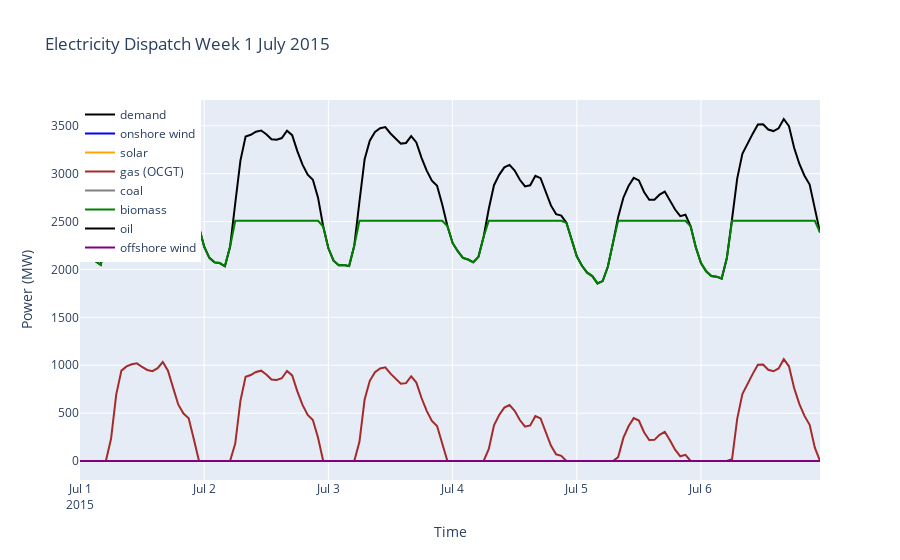

Write notebook code for a chart like this one.
### Code cell
import plotly.graph_objects as go

fig = go.Figure()

# Define the start and end of the first week of July
start_date = '2015-07-01'
end_date = '2015-07-07'

# Filter the snapshots for the first week of July
snapshots_july = network_CO2.snapshots[(network_CO2.snapshots >= start_date) & (network_CO2.snapshots < end_date)]

fig.add_trace(go.Scatter(x=snapshots_july, y=network_CO2.loads_t.p['load'][snapshots_july], mode='lines', name='demand', line=dict(color='black')))
fig.add_trace(go.Scatter(x=snapshots_july, y=network_CO2.generators_t.p['onshorewind'][snapshots_july], mode='lines', name='onshore wind', line=dict(color='blue')))
fig.add_trace(go.Scatter(x=snapshots_july, y=network_CO2.generators_t.p['solar'][snapshots_july], mode='lines', name='solar', line=dict(color='orange')))
fig.add_trace(go.Scatter(x=snapshots_july, y=network_CO2.generators_t.p['OCGT'][snapshots_july], mode='lines', name='gas (OCGT)', line=dict(color='brown')))
fig.add_trace(go.Scatter(x=snapshots_july, y=network_CO2.generators_t.p['Coal'][snapshots_july], mode='lines', name='coal', line=dict(color='grey')))
fig.add_trace(go.Scatter(x=snapshots_july, y=network_CO2.generators_t.p['Biomass'][snapshots_july], mode='lines', name='biomass', line=dict(color='green')))
fig.add_trace(go.Scatter(x=snapshots_july, y=network_CO2.generators_t.p['Oil'][snapshots_july], mode='lines', name='oil', line=dict(color='black')))
fig.add_trace(go.Scatter(x=snapshots_july, y=network_CO2.generators_t.p['offshorewind'][snapshots_july], mode='lines', name='offshore wind', line=dict(color='purple')))

fig.update_layout(title='Electricity Dispatch Week 1 July 2015',
                  xaxis_title='Time',
                  yaxis_title='Power (MW)',
                  legend=dict(x=0, y=1, traceorder='normal'))

fig.show()

### Figure 1 — Plotly figure (JSON) as saved in the notebook; plotly's stock layout.template omitted (floating-point values rounded to 4 significant figures; data arrays with more than 128 entries replaced by an {"elided": "..."} marker saying what was removed)
{"data": [{"line": {"color": "black"}, "mode": "lines", "name": "demand", "type": "scatter", "x": {"elided": "144 str values"}, "y": {"elided": "144 float values"}}, {"line": {"color": "blue"}, "mode": "lines", "name": "onshore wind", "type": "scatter", "x": {"elided": "144 str values"}, "y": {"elided": "144 float values"}}, {"line": {"color": "orange"}, "mode": "lines", "name": "solar", "type": "scatter", "x": {"elided": "144 str values"}, "y": {"elided": "144 float values"}}, {"line": {"color": "brown"}, "mode": "lines", "name": "gas (OCGT)", "type": "scatter", "x": {"elided": "144 str values"}, "y": {"elided": "144 float values"}}, {"line": {"color": "grey"}, "mode": "lines", "name": "coal", "type": "scatter", "x": {"elided": "144 str values"}, "y": {"elided": "144 float values"}}, {"line": {"color": "green"}, "mode": "lines", "name": "biomass", "type": "scatter", "x": {"elided": "144 str values"}, "y": {"elided": "144 float values"}}, {"line": {"color": "black"}, "mode": "lines", "name": "oil", "type": "scatter", "x": {"elided": "144 str values"}, "y": {"elided": "144 float values"}}, {"line": {"color": "purple"}, "mode": "lines", "name": "offshore wind", "type": "scatter", "x": {"elided": "144 str values"}, "y": {"elided": "144 float values"}}], "layout": {"legend": {"traceorder": "normal", "x": 0, "y": 1}, "title": {"text": "Electricity Dispatch Week 1 July 2015"}, "xaxis": {"title": {"text": "Time"}}, "yaxis": {"title": {"text": "Power (MW)"}}}}
